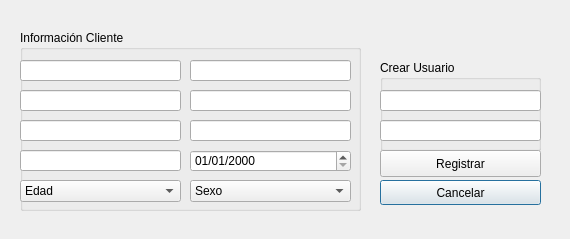
<?xml version="1.0" encoding="UTF-8"?>
<ui version="4.0">
 <class>registrarDatos</class>
 <widget class="QDialog" name="registrarDatos">
  <property name="geometry">
   <rect>
    <x>0</x>
    <y>0</y>
    <width>570</width>
    <height>239</height>
   </rect>
  </property>
  <property name="windowTitle">
   <string>Dialog</string>
  </property>
  <widget class="QComboBox" name="cmboxSexo">
   <property name="geometry">
    <rect>
     <x>190</x>
     <y>180</y>
     <width>161</width>
     <height>22</height>
    </rect>
   </property>
   <item>
    <property name="text">
     <string>Sexo</string>
    </property>
   </item>
   <item>
    <property name="text">
     <string>Masculino</string>
    </property>
   </item>
   <item>
    <property name="text">
     <string>Femenino</string>
    </property>
   </item>
  </widget>
  <widget class="QLineEdit" name="textCedula">
   <property name="geometry">
    <rect>
     <x>20</x>
     <y>60</y>
     <width>161</width>
     <height>21</height>
    </rect>
   </property>
   <property name="text">
    <string/>
   </property>
  </widget>
  <widget class="QComboBox" name="cmboxEdad">
   <property name="geometry">
    <rect>
     <x>20</x>
     <y>180</y>
     <width>161</width>
     <height>22</height>
    </rect>
   </property>
   <item>
    <property name="text">
     <string>Edad</string>
    </property>
   </item>
  </widget>
  <widget class="QLineEdit" name="textApellido2">
   <property name="geometry">
    <rect>
     <x>20</x>
     <y>150</y>
     <width>161</width>
     <height>21</height>
    </rect>
   </property>
   <property name="text">
    <string/>
   </property>
  </widget>
  <widget class="QLineEdit" name="textEmail">
   <property name="geometry">
    <rect>
     <x>190</x>
     <y>120</y>
     <width>161</width>
     <height>21</height>
    </rect>
   </property>
   <property name="text">
    <string/>
   </property>
  </widget>
  <widget class="QLineEdit" name="textApellido1">
   <property name="geometry">
    <rect>
     <x>20</x>
     <y>120</y>
     <width>161</width>
     <height>21</height>
    </rect>
   </property>
   <property name="text">
    <string/>
   </property>
  </widget>
  <widget class="QLineEdit" name="textDireccion">
   <property name="geometry">
    <rect>
     <x>190</x>
     <y>60</y>
     <width>161</width>
     <height>21</height>
    </rect>
   </property>
   <property name="text">
    <string/>
   </property>
  </widget>
  <widget class="QLineEdit" name="textNombre">
   <property name="geometry">
    <rect>
     <x>20</x>
     <y>90</y>
     <width>161</width>
     <height>21</height>
    </rect>
   </property>
   <property name="text">
    <string/>
   </property>
  </widget>
  <widget class="QDateEdit" name="dateEdtFecha">
   <property name="geometry">
    <rect>
     <x>190</x>
     <y>150</y>
     <width>161</width>
     <height>22</height>
    </rect>
   </property>
   <property name="displayFormat">
    <string>dd/MM/yyyy</string>
   </property>
  </widget>
  <widget class="QLineEdit" name="textTelefono">
   <property name="geometry">
    <rect>
     <x>190</x>
     <y>90</y>
     <width>161</width>
     <height>21</height>
    </rect>
   </property>
   <property name="text">
    <string/>
   </property>
  </widget>
  <widget class="QGroupBox" name="groupBoxUsuario">
   <property name="geometry">
    <rect>
     <x>380</x>
     <y>60</y>
     <width>161</width>
     <height>91</height>
    </rect>
   </property>
   <property name="title">
    <string>Crear Usuario</string>
   </property>
  </widget>
  <widget class="QLineEdit" name="textUsuario">
   <property name="geometry">
    <rect>
     <x>380</x>
     <y>90</y>
     <width>161</width>
     <height>21</height>
    </rect>
   </property>
   <property name="text">
    <string/>
   </property>
  </widget>
  <widget class="QGroupBox" name="groupBoxCliente">
   <property name="geometry">
    <rect>
     <x>20</x>
     <y>30</y>
     <width>341</width>
     <height>181</height>
    </rect>
   </property>
   <property name="title">
    <string>Información Cliente</string>
   </property>
  </widget>
  <widget class="QLineEdit" name="textClave">
   <property name="geometry">
    <rect>
     <x>380</x>
     <y>120</y>
     <width>161</width>
     <height>21</height>
    </rect>
   </property>
   <property name="text">
    <string/>
   </property>
  </widget>
  <widget class="QPushButton" name="btnCancelar">
   <property name="geometry">
    <rect>
     <x>380</x>
     <y>180</y>
     <width>161</width>
     <height>25</height>
    </rect>
   </property>
   <property name="text">
    <string>Cancelar</string>
   </property>
  </widget>
  <widget class="QPushButton" name="btnRegistrar">
   <property name="geometry">
    <rect>
     <x>380</x>
     <y>150</y>
     <width>161</width>
     <height>27</height>
    </rect>
   </property>
   <property name="text">
    <string>Registrar</string>
   </property>
  </widget>
  <zorder>groupBoxCliente</zorder>
  <zorder>cmboxSexo</zorder>
  <zorder>textCedula</zorder>
  <zorder>cmboxEdad</zorder>
  <zorder>textApellido2</zorder>
  <zorder>textEmail</zorder>
  <zorder>textApellido1</zorder>
  <zorder>textDireccion</zorder>
  <zorder>textNombre</zorder>
  <zorder>dateEdtFecha</zorder>
  <zorder>textTelefono</zorder>
  <zorder>groupBoxUsuario</zorder>
  <zorder>textUsuario</zorder>
  <zorder>textClave</zorder>
  <zorder>btnCancelar</zorder>
  <zorder>btnRegistrar</zorder>
 </widget>
 <resources/>
 <connections/>
</ui>
